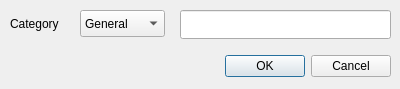
<?xml version="1.0" encoding="UTF-8"?>
<ui version="4.0">
 <class>AddCategory</class>
 <widget class="QDialog" name="AddCategory">
  <property name="geometry">
   <rect>
    <x>0</x>
    <y>0</y>
    <width>400</width>
    <height>89</height>
   </rect>
  </property>
  <property name="windowTitle">
   <string>Dialog</string>
  </property>
  <widget class="QDialogButtonBox" name="buttonBox">
   <property name="geometry">
    <rect>
     <x>50</x>
     <y>50</y>
     <width>341</width>
     <height>32</height>
    </rect>
   </property>
   <property name="orientation">
    <enum>Qt::Horizontal</enum>
   </property>
   <property name="standardButtons">
    <set>QDialogButtonBox::Cancel|QDialogButtonBox::Ok</set>
   </property>
  </widget>
  <widget class="QLabel" name="CategoryLabel">
   <property name="geometry">
    <rect>
     <x>10</x>
     <y>15</y>
     <width>62</width>
     <height>17</height>
    </rect>
   </property>
   <property name="text">
    <string>Category</string>
   </property>
  </widget>
  <widget class="QComboBox" name="classBox">
   <property name="geometry">
    <rect>
     <x>80</x>
     <y>10</y>
     <width>85</width>
     <height>27</height>
    </rect>
   </property>
   <item>
    <property name="text">
     <string>General</string>
    </property>
   </item>
   <item>
    <property name="text">
     <string>Class</string>
    </property>
   </item>
  </widget>
  <widget class="QLineEdit" name="CategoryEdit">
   <property name="geometry">
    <rect>
     <x>180</x>
     <y>10</y>
     <width>211</width>
     <height>29</height>
    </rect>
   </property>
  </widget>
 </widget>
 <resources/>
 <connections>
  <connection>
   <sender>buttonBox</sender>
   <signal>accepted()</signal>
   <receiver>AddCategory</receiver>
   <slot>accept()</slot>
   <hints>
    <hint type="sourcelabel">
     <x>248</x>
     <y>254</y>
    </hint>
    <hint type="destinationlabel">
     <x>157</x>
     <y>274</y>
    </hint>
   </hints>
  </connection>
  <connection>
   <sender>buttonBox</sender>
   <signal>rejected()</signal>
   <receiver>AddCategory</receiver>
   <slot>reject()</slot>
   <hints>
    <hint type="sourcelabel">
     <x>316</x>
     <y>260</y>
    </hint>
    <hint type="destinationlabel">
     <x>286</x>
     <y>274</y>
    </hint>
   </hints>
  </connection>
 </connections>
</ui>
